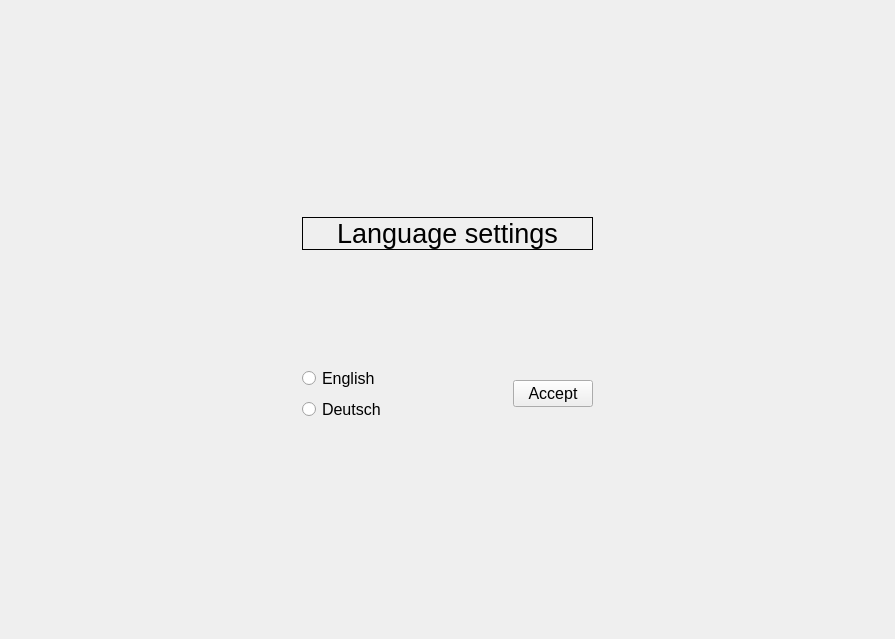
<?xml version="1.0" encoding="UTF-8"?>
<ui version="4.0">
 <class>LanguageSettings</class>
 <widget class="QWidget" name="LanguageSettings">
  <property name="geometry">
   <rect>
    <x>0</x>
    <y>0</y>
    <width>895</width>
    <height>639</height>
   </rect>
  </property>
  <property name="windowTitle">
   <string>Form</string>
  </property>
  <layout class="QGridLayout" name="gridLayout">
   <item row="0" column="1">
    <spacer name="verticalSpacer_3">
     <property name="orientation">
      <enum>Qt::Vertical</enum>
     </property>
     <property name="sizeHint" stdset="0">
      <size>
       <width>20</width>
       <height>200</height>
      </size>
     </property>
    </spacer>
   </item>
   <item row="1" column="0">
    <spacer name="horizontalSpacer_7">
     <property name="orientation">
      <enum>Qt::Horizontal</enum>
     </property>
     <property name="sizeHint" stdset="0">
      <size>
       <width>272</width>
       <height>20</height>
      </size>
     </property>
    </spacer>
   </item>
   <item row="1" column="1">
    <layout class="QVBoxLayout" name="verticalLayout_6">
     <item>
      <layout class="QVBoxLayout" name="verticalLayout_7">
       <item>
        <widget class="QLabel" name="label_language_settings">
         <property name="font">
          <font>
           <pointsize>20</pointsize>
          </font>
         </property>
         <property name="layoutDirection">
          <enum>Qt::LeftToRight</enum>
         </property>
         <property name="autoFillBackground">
          <bool>true</bool>
         </property>
         <property name="locale">
          <locale language="English" country="Germany"/>
         </property>
         <property name="frameShape">
          <enum>QFrame::Box</enum>
         </property>
         <property name="text">
          <string>Language settings</string>
         </property>
         <property name="alignment">
          <set>Qt::AlignCenter</set>
         </property>
        </widget>
       </item>
       <item>
        <spacer name="verticalSpacer_5">
         <property name="orientation">
          <enum>Qt::Vertical</enum>
         </property>
         <property name="sizeHint" stdset="0">
          <size>
           <width>20</width>
           <height>40</height>
          </size>
         </property>
        </spacer>
       </item>
      </layout>
     </item>
     <item>
      <layout class="QHBoxLayout" name="horizontalLayout_4">
       <item>
        <layout class="QVBoxLayout" name="verticalLayout_8">
         <item>
          <layout class="QHBoxLayout" name="horizontalLayout_5">
           <item>
            <widget class="QRadioButton" name="radio_button_english">
             <property name="font">
              <font>
               <pointsize>12</pointsize>
              </font>
             </property>
             <property name="text">
              <string>English</string>
             </property>
            </widget>
           </item>
           <item>
            <spacer name="horizontalSpacer_4">
             <property name="orientation">
              <enum>Qt::Horizontal</enum>
             </property>
             <property name="sizeHint" stdset="0">
              <size>
               <width>40</width>
               <height>20</height>
              </size>
             </property>
            </spacer>
           </item>
           <item>
            <widget class="QLabel" name="label_5">
             <property name="text">
              <string/>
             </property>
             <property name="pixmap">
              <pixmap resource="rsc.qrc">:/pics/icons8_great_britain_flag.png</pixmap>
             </property>
            </widget>
           </item>
          </layout>
         </item>
         <item>
          <layout class="QHBoxLayout" name="horizontalLayout_6">
           <item>
            <widget class="QRadioButton" name="radio_button_deutsch">
             <property name="font">
              <font>
               <pointsize>12</pointsize>
              </font>
             </property>
             <property name="text">
              <string>Deutsch</string>
             </property>
            </widget>
           </item>
           <item>
            <spacer name="horizontalSpacer_5">
             <property name="orientation">
              <enum>Qt::Horizontal</enum>
             </property>
             <property name="sizeHint" stdset="0">
              <size>
               <width>40</width>
               <height>20</height>
              </size>
             </property>
            </spacer>
           </item>
           <item>
            <widget class="QLabel" name="label_6">
             <property name="text">
              <string/>
             </property>
             <property name="pixmap">
              <pixmap resource="rsc.qrc">:/pics/icons8_germany_flag.png</pixmap>
             </property>
            </widget>
           </item>
          </layout>
         </item>
        </layout>
       </item>
       <item>
        <spacer name="horizontalSpacer_6">
         <property name="orientation">
          <enum>Qt::Horizontal</enum>
         </property>
         <property name="sizeHint" stdset="0">
          <size>
           <width>40</width>
           <height>20</height>
          </size>
         </property>
        </spacer>
       </item>
       <item>
        <layout class="QVBoxLayout" name="verticalLayout_2">
         <item>
          <widget class="QPushButton" name="button_accept">
           <property name="font">
            <font>
             <pointsize>12</pointsize>
            </font>
           </property>
           <property name="text">
            <string>Accept</string>
           </property>
          </widget>
         </item>
        </layout>
       </item>
      </layout>
     </item>
    </layout>
   </item>
   <item row="1" column="2">
    <spacer name="horizontalSpacer_8">
     <property name="orientation">
      <enum>Qt::Horizontal</enum>
     </property>
     <property name="sizeHint" stdset="0">
      <size>
       <width>271</width>
       <height>20</height>
      </size>
     </property>
    </spacer>
   </item>
   <item row="2" column="1">
    <spacer name="verticalSpacer_6">
     <property name="orientation">
      <enum>Qt::Vertical</enum>
     </property>
     <property name="sizeHint" stdset="0">
      <size>
       <width>20</width>
       <height>199</height>
      </size>
     </property>
    </spacer>
   </item>
  </layout>
 </widget>
 <resources>
  <include location="rsc.qrc"/>
 </resources>
 <connections/>
</ui>
